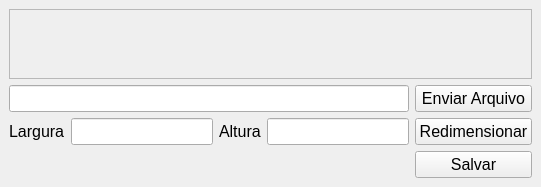
<?xml version="1.0" encoding="UTF-8"?>
<ui version="4.0">
 <class>MainWindow</class>
 <widget class="QMainWindow" name="MainWindow">
  <property name="enabled">
   <bool>true</bool>
  </property>
  <property name="windowTitle">
   <string>Redimensionar Imagem</string>
  </property>
  <property name="unifiedTitleAndToolBarOnMac">
   <bool>false</bool>
  </property>
  <widget class="QWidget" name="centralwidget">
   <layout class="QGridLayout" name="gridLayout">
    <item row="2" column="1">
     <widget class="QLineEdit" name="inputLargura">
      <property name="font">
       <font>
        <pointsize>12</pointsize>
       </font>
      </property>
     </widget>
    </item>
    <item row="2" column="2">
     <widget class="QLabel" name="label_2">
      <property name="font">
       <font>
        <pointsize>12</pointsize>
       </font>
      </property>
      <property name="text">
       <string>Altura</string>
      </property>
     </widget>
    </item>
    <item row="2" column="0">
     <widget class="QLabel" name="label">
      <property name="font">
       <font>
        <pointsize>12</pointsize>
       </font>
      </property>
      <property name="text">
       <string>Largura</string>
      </property>
     </widget>
    </item>
    <item row="2" column="4">
     <widget class="QPushButton" name="btnRedimensionar">
      <property name="font">
       <font>
        <pointsize>12</pointsize>
       </font>
      </property>
      <property name="text">
       <string>Redimensionar</string>
      </property>
     </widget>
    </item>
    <item row="2" column="3">
     <widget class="QLineEdit" name="inputAltura">
      <property name="font">
       <font>
        <pointsize>12</pointsize>
       </font>
      </property>
     </widget>
    </item>
    <item row="0" column="0" colspan="5">
     <widget class="QScrollArea" name="scrollArea">
      <property name="widgetResizable">
       <bool>true</bool>
      </property>
      <widget class="QWidget" name="scrollAreaWidgetContents">
       <property name="geometry">
        <rect>
         <x>0</x>
         <y>0</y>
         <width>686</width>
         <height>415</height>
        </rect>
       </property>
       <layout class="QGridLayout" name="gridLayout_2">
        <item row="0" column="0">
         <widget class="QLabel" name="labelImg">
          <property name="text">
           <string/>
          </property>
         </widget>
        </item>
       </layout>
      </widget>
     </widget>
    </item>
    <item row="1" column="4">
     <widget class="QPushButton" name="btnArquivo">
      <property name="font">
       <font>
        <pointsize>12</pointsize>
       </font>
      </property>
      <property name="text">
       <string>Enviar Arquivo</string>
      </property>
     </widget>
    </item>
    <item row="3" column="4">
     <widget class="QPushButton" name="btnSalvar">
      <property name="font">
       <font>
        <pointsize>12</pointsize>
       </font>
      </property>
      <property name="text">
       <string>Salvar</string>
      </property>
     </widget>
    </item>
    <item row="1" column="0" colspan="4">
     <widget class="QLineEdit" name="inputArquivo">
      <property name="font">
       <font>
        <pointsize>12</pointsize>
       </font>
      </property>
     </widget>
    </item>
   </layout>
  </widget>
 </widget>
 <resources/>
 <connections/>
</ui>
